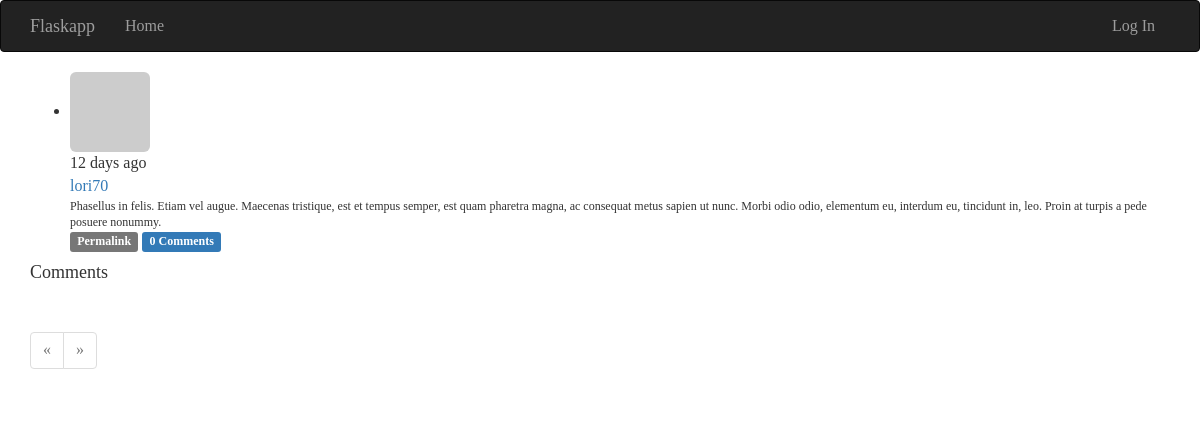
/post/1, run on an earlier commit of the app's database.
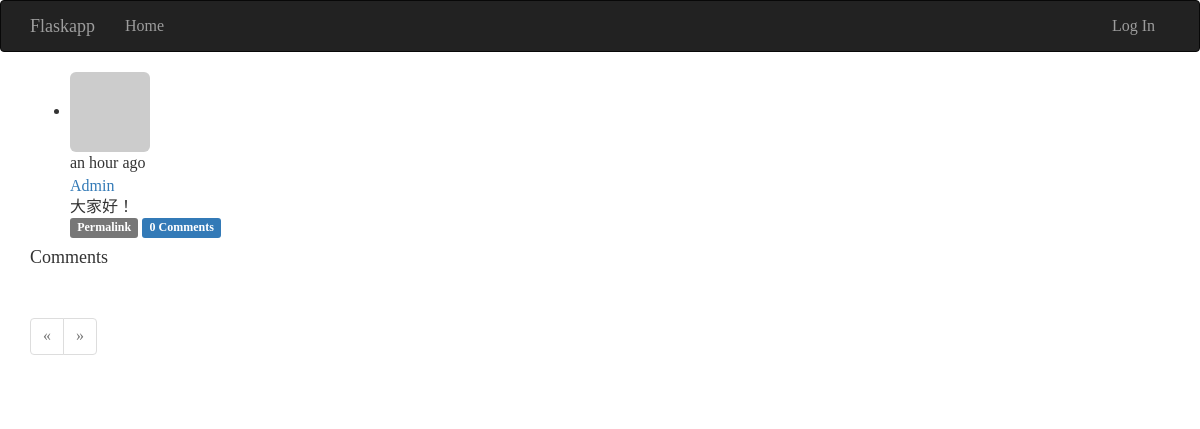
And on a later commit of the database.
### app/models.py (models this page shows, shortened)
class Post(db.Model):
    __tablename__ = 'posts'
    id = db.Column(db.Integer, primary_key=True)
    body = db.Column(db.Text)
    body_html = db.Column(db.Text)
    timestamp = db.Column(db.DateTime, index=True, default=datetime.utcnow)
    author_id = db.Column(db.Integer, db.ForeignKey('users.id'))
    comments = db.relationship('Comment', backref='post', lazy='dynamic')

class User(db.Model, UserMixin):
    __tablename__ = 'users'
    id = db.Column(db.Integer, primary_key=True)
    email = db.Column(db.String(64), unique=True, index=True)
    username = db.Column(db.String(64), unique=True, index=True)
    role_id = db.Column(db.Integer, db.ForeignKey('roles.id'))
    password_hash = db.Column(db.String(128))
    confirmed = db.Column(db.Boolean, default=False)
    name = db.Column(db.String(64))
    location = db.Column(db.String(64))
    about_me = db.Column(db.Text())
    member_since = db.Column(db.DateTime(), default=datetime.utcnow)
    last_seen = db.Column(db.DateTime(), default=datetime.utcnow)
    avatar_hash = db.Column(db.String(32))
    posts = db.relationship('Post', backref='author', lazy='dynamic')
    followed = db.relationship('Follow',
                               foreign_keys=[Follow.follower_id],
                               backref=db.backref('follower', lazy='joined'),
                               lazy='dynamic',
                               cascade='all, delete-orphan')
    followers = db.relationship('Follow',
                                foreign_keys=[Follow.followed_id],
                                backref=db.backref('followed', lazy='joined'),
                                lazy='dynamic',
                                cascade='all, delete-orphan')
    comments = db.relationship('Comment', backref='author', lazy='dynamic')
    @property
    def password(self):
        raise AttributeError('password is not a readable attribute')
    def gravatar(self, size=100, default='identicon', rating='g'):
        if request.is_secure:
            url = 'https://secure.gravatar.com/avatar'
        else:
            url = 'http://www.gravatar.com/avatar'
        hash = self.avatar_hash or hashlib.md5(
                self.email.encode('utf-8')).hexdigest()
        return '{url}/{hash}?s={size}&d={default}&r={rating}'.format(
                url=url, hash=hash, size=size, default=default, rating=rating)

### app/main/views.py (the view, shortened to what this page needs)
@main.route('/post/<int:id>', methods=['GET', 'POST'])
def post(id):
    post = Post.query.get_or_404(id)
    form = CommentForm()
    page = request.args.get('page', 1, type=int)
    if page == -1:
        page = (post.comments.count() - 1) // \
                current_app.config['FLASKY_COMMENTS_PER_PAGE'] + 1
    pagination = post.comments.order_by(Comment.timestamp.asc()).paginate(
            page, per_page=current_app.config['FLASKY_COMMENTS_PER_PAGE'],
            error_out=False)
    comments = pagination.items
    return render_template('post.html', posts=[post], form=form,
                           comments=comments, pagination=pagination)

### app/auth/views.py (called while the page is built)
@auth.before_app_request
def before_request():
    if current_user.is_authenticated:
        current_user.ping()
        if not current_user.confirmed \
                and request.endpoint[:5] != 'auth.' \
                and request.endpoint != 'static':
            return redirect(url_for('auth.unconfirmed'))

### app/main/__init__.py (called while the page is built)
@main.app_context_processor
def inject_permissions():
    return dict(Permission=Permission)

### app/main/views.py (called while the page is built)
@main.after_app_request
def after_request(response):
    for query in get_debug_queries():
        if query.duration >= current_app.config['FLASKY_SLOW_DB_QUERY_TIME']:
            current_app.logger.warning(
                'Slow query: %s\nParameters: %s\nDuration: %fs\nContext: %s\n'
                % (query.statement, query.parametersm, query.duration,
                    query.context))
    return response

### app/models.py (called while the page is built)
    def can(self, permissions):
        return False

    def is_administrator(self):
        return False

### app/templates/post.html (shortened to what this page needs)
{% extends "base.html" %}
{% import "bootstrap/wtf.html" as wtf %}
{% import "_macros.html" as macros %}
{% block page_content %}
{% include '_posts.html' %}
<h4 id="comments">Comments</h4>
{% if pagination %}
<div class="pagination">
    {{ macros.pagination_widget(pagination, '.post', fragment='#comments', id=posts[0].id) }}
</div>
{% endif %}
{% endblock %}

### app/templates/_posts.html (shortened to what this page needs)
<ul class="posts">
    {% for post in posts %}
    <li class="post">
        <div class="post-thumbnail">
            <a href="{{ url_for('.user', username=post.author.username) }}">
                <img class="img-rounded profile-thumbnail" src="{{ post.author.gravatar(size=40) }}">
            </a>
        </div>
        <div class="post-content">
            <div class="post-date">{{ moment(post.timestamp).fromNow() }}</div>
            <div class="post-author"><a href="{{ url_for('.user', username=post.author.username) }}">{{ post.author.username }}</a></div>
            <div class="post-body">
                {% if post.body_html %}
                    {{ post.body_html | safe }}
                {% else %}
                    {{ post.body }}
                {% endif %}
            </div>
            <div class="post-footer">
                <a href="{{ url_for('.post', id=post.id) }}">
                    <span class="label label-default">Permalink</span>
                </a>
                <a href="{{ url_for('.post', id=post.id) }}#comments">
                    <span class="label label-primary">{{ post.comments.count() }} Comments</span>
                </a>
            </div>
        </div>
    </li>
    {% endfor %}
</ul>

What changed in the data, as far as the page shows it:
removed Post: timestamp "12 days ago", author.username "lori70", body_html "Phasellus in felis. Etiam vel augue. Maecenas tristique, est et tempus semper, est quam pharetra magna, ac consequat metus sapien ut nunc. Morbi odio odio, elementum eu, interdum eu, tincidunt in, leo. Proin at turpis a pede posuere nonummy.", comments.count "0"
added Post: timestamp "an hour ago", author.username "Admin", body_html "大家好！", comments.count "0"
